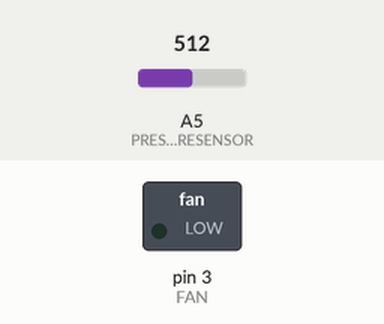
Recording of a sketch running on a simulated Arduino Uno, built with avr-gcc and run on an emulated ATmega328P. Shown: switched loads named in the sketch (green lamp = pin HIGH). Inputs (shaded band) come from the test bench; at power-on: A5 (PRESSURESENSOR) = 512. What the sketch prints to the serial monitor is not drawn.

Above: at 1.2 s.
1.3 s: A5 (PRESSURESENSOR) set to 35
At 3.9 s:
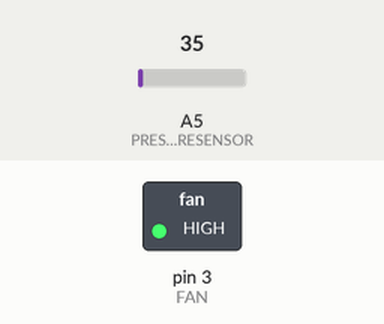
4.3 s: A5 (PRESSURESENSOR) set to 55
At 5.06 s:
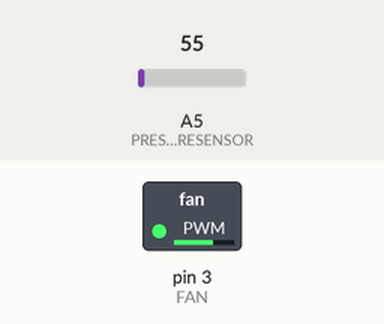
7.3 s: A5 (PRESSURESENSOR) set to 0
At 8.2 s:
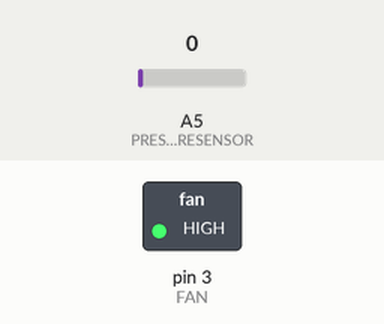
9.2 s: A5 (PRESSURESENSOR) set to 306
At 9.7 s:
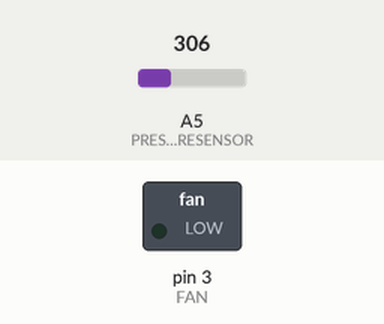
Timing chart, 0 to 11.7 s (numbered marks = the images above; inputs shaded):
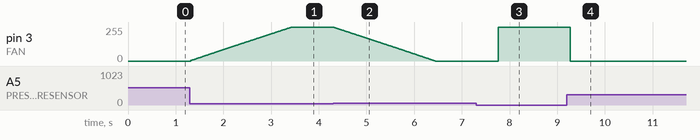

Measured:
- after the input at 1.3 s, pin 3 (FAN): moves from 0/255 to 255/255 over 2.1 s, starting at once
- after the input at 4.3 s, pin 3 (FAN): moves from 255/255 to 0/255 over 2.1 s, starting at once
- after the input at 7.3 s, pin 3 (FAN): 0/255 → 255/255 after 0.46 s
- after the input at 9.2 s, pin 3 (FAN): 255/255 → 0/255 after 0.08 s

The sketch:

regulated-airflow-2-fans.ino
```cpp
#include <FastPID.h>
#define PRESSURESENSOR 5
#define FAN 3
//#define SETPOINT 55
#define RPM_DELAY 100

//float Kp=0.1, Ki=0.5, Kd=0, Hz=10;
float Kp=0.1, Ki=0.5, Kd=0.1, Hz=10;


int output_bits = 8;
bool output_signed = false;

double setPoint;
double rpms;
double outputVal;

FastPID myPID(Kp, Ki, Kd, Hz, output_bits, output_signed);

long int NbTopsFan;

void rpm ()
{
  NbTopsFan++;
}


void setup() {
  pinMode(PRESSURESENSOR, INPUT);
  pinMode(FAN, OUTPUT);
  //pinMode(SETPOINT, INPUT);

  Serial.begin(115200);

}

void loop ()
{
  NbTopsFan = 0;

//Enables interrupts
//sei();

//Wait
//delay (RPM_DELAY);

//Disable interrupts
//cli();

rpms = analogRead(PRESSURESENSOR);

// Read the setpoint pot and map it to 0-200
setPoint = 45;

// Run the PID to figure out what the power should be
uint8_t outputVal = myPID.step(setPoint, rpms);

// Write the power value to the PWM output
analogWrite(FAN, outputVal);


// Serial info
Serial.print ("setpoint:");
Serial.print (setPoint, DEC);

Serial.print (" rpm:");
Serial.print (rpms, DEC);

Serial.print (" pwr:");
Serial.print (outputVal, DEC);
Serial.print ("\r\n");
}
```
